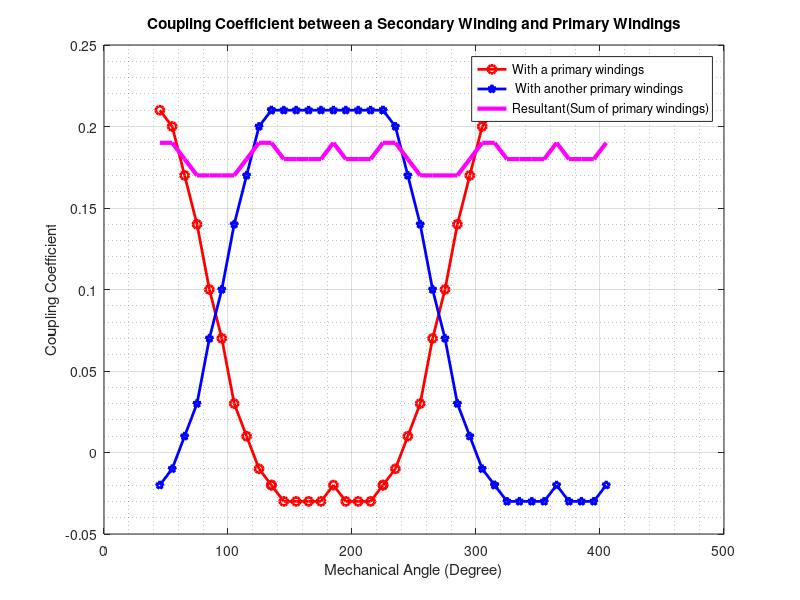

Write the MATLAB code that produced this figure.
load('bended_result.mat');
%%  seconder
angle= 45:10:135;
i=1;
j=3;
s1p1=[Bended_0(i,j), Bended_10(i,j),Bended_20(i,j) ...
    Bended_30(i,j), Bended_40(i,j), Bended_50(i,j) ...
    Bended_60(i,j), Bended_70(i,j), Bended_80(i,j) ...
    Bended_90(i,j) ];

i=2;
j=3;
s1p2=[Bended_0(i,j), Bended_10(i,j),Bended_20(i,j) ...
    Bended_30(i,j), Bended_40(i,j), Bended_50(i,j) ...
    Bended_60(i,j), Bended_70(i,j), Bended_80(i,j) ...
    Bended_90(i,j)];


figure();
plot(angle,-s1p1,'-or','LineWidth',2);
hold on;
plot(angle,-s1p2,'-pb','LineWidth',2);
hold on ;
plot(angle,-s1p2-s1p1,'m','LineWidth',3);
legend('with primary 1', ' with primary 2','between both')
grid on;
grid minor;
title('Coupling Coefficient of 1 secondary')
%%

angle= 45:10:135;
angle=angle+90;
i=1;
j=4;
s2p1=[Bended_0(i,j), Bended_10(i,j),Bended_20(i,j) ...
    Bended_30(i,j), Bended_40(i,j), Bended_50(i,j) ...
    Bended_60(i,j), Bended_70(i,j), Bended_80(i,j) ...
    Bended_90(i,j) ];

i=2;
j=4;
s2p2=[Bended_0(i,j), Bended_10(i,j),Bended_20(i,j) ...
    Bended_30(i,j), Bended_40(i,j), Bended_50(i,j) ...
    Bended_60(i,j), Bended_70(i,j), Bended_80(i,j) ...
    Bended_90(i,j)];


% figure();
plot(angle,-s2p1,'-or','LineWidth',2);
hold on;
plot(angle,-s2p2,'-pb','LineWidth',2);
hold on ;
plot(angle,-s2p2-s2p1,'m','LineWidth',3);
legend('with primary 1', ' with primary 2','between both')
title('Coupling Coefficient of 1 secondary')
%%
angle= 45:10:135;
angle=angle+180;
i=1;
j=5;
s3p1=[Bended_0(i,j), Bended_10(i,j),Bended_20(i,j) ...
    Bended_30(i,j), Bended_40(i,j), Bended_50(i,j) ...
    Bended_60(i,j), Bended_70(i,j), Bended_80(i,j) ...
    Bended_90(i,j) ];

i=2;
j=5;
s3p2=[Bended_0(i,j), Bended_10(i,j),Bended_20(i,j) ...
    Bended_30(i,j), Bended_40(i,j), Bended_50(i,j) ...
    Bended_60(i,j), Bended_70(i,j), Bended_80(i,j) ...
    Bended_90(i,j)];


% figure();
plot(angle,-s3p1,'-or','LineWidth',2);
hold on;
plot(angle,-s3p2,'-pb','LineWidth',2);
hold on ;
plot(angle,-s3p2-s3p1,'m','LineWidth',3);
legend('with primary 1', ' with primary 2','between both')
title('Coupling Coefficient of 1 secondary')
%%

angle= 45:10:135;
angle=angle+270;
i=1;
j=6;
s4p1=[Bended_0(i,j), Bended_10(i,j),Bended_20(i,j) ...
    Bended_30(i,j), Bended_40(i,j), Bended_50(i,j) ...
    Bended_60(i,j), Bended_70(i,j), Bended_80(i,j) ...
    Bended_90(i,j) ];

i=2;
j=6;
s4p2=[Bended_0(i,j), Bended_10(i,j),Bended_20(i,j) ...
    Bended_30(i,j), Bended_40(i,j), Bended_50(i,j) ...
    Bended_60(i,j), Bended_70(i,j), Bended_80(i,j) ...
    Bended_90(i,j)];

%%
% figure();
plot(angle,-s4p1,'-or','LineWidth',2);
hold on;
plot(angle,-s4p2,'-pb','LineWidth',2);
hold on ;
plot(angle,-s4p2-s4p1,'m','LineWidth',3);
legend('With a primary windings', ' With another primary windings','Resultant(Sum of primary windings)')
title('Coupling Coefficient between a Secondary Winding and Primary Windings')
xlabel('Mechanical Angle (Degree)');
ylabel('Coupling Coefficient')
